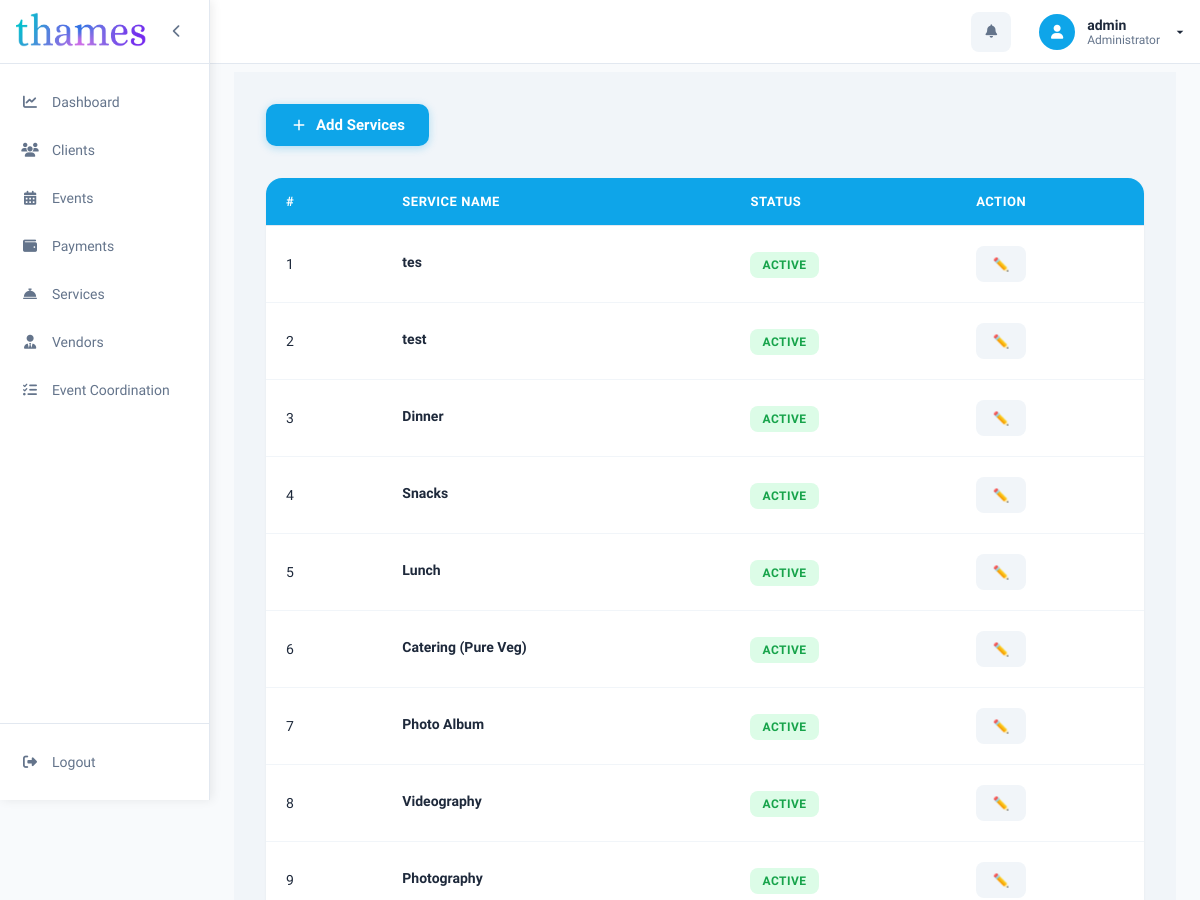
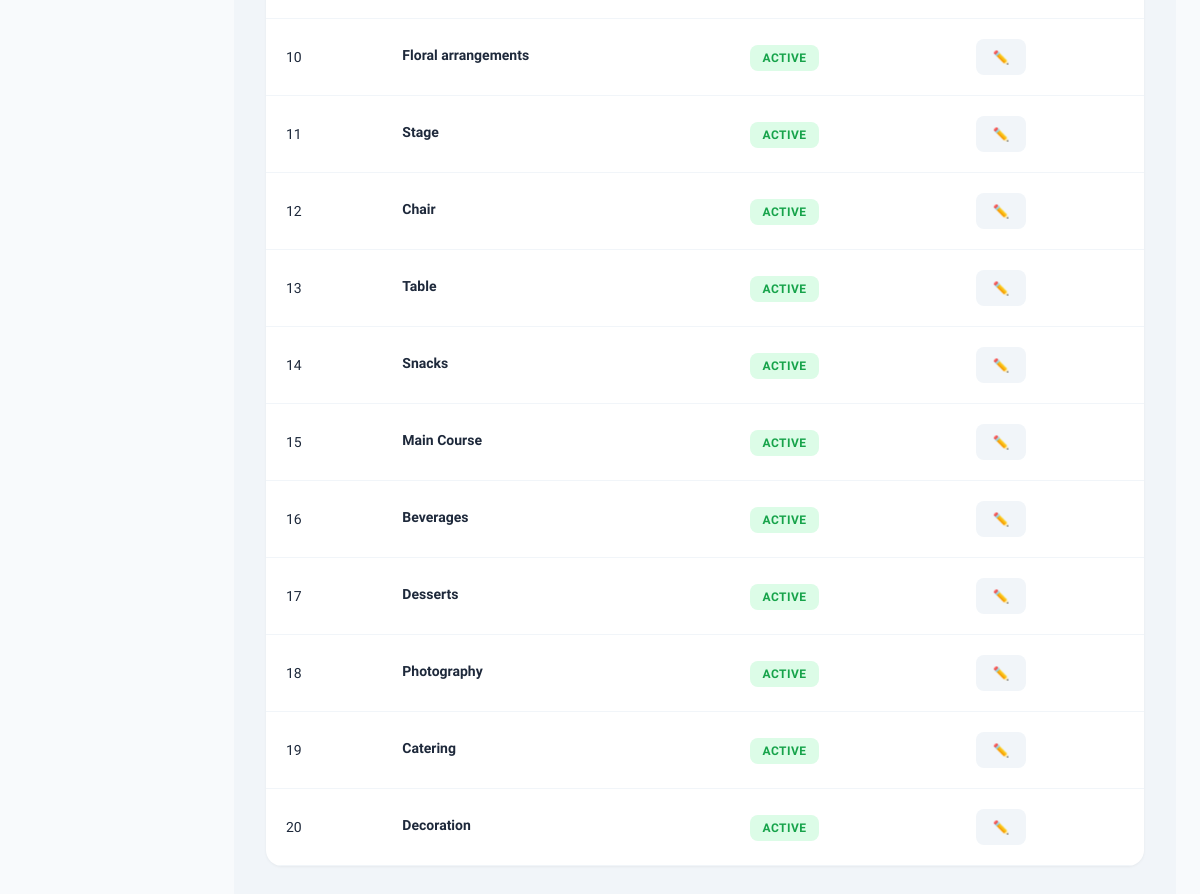
The page /temp/service_view.php on the database its author committed (2 pictures, top to bottom).
### tables this page shows
CREATE TABLE `services` (
  `id` int(11) NOT NULL,
  `name` varchar(50) DEFAULT NULL,
  `parent_id` int(11) DEFAULT NULL,
  `is_active` tinyint(1) DEFAULT 1
);

### temp/service_view.php (the view, shortened to what this page needs)
<?php
include('config/db.php');
?>
<?php include 'includes/sidebar.php'; ?>
<main class="main-content">
    <div class="clients-container">
        <div class="page-header">
            <button class="btn-add-client" onclick="openModal()">
                <svg viewBox="0 0 24 24" xmlns="http://www.w3.org/2000/svg">
                    <path fill="currentColor" d="M19 13h-6v6h-2v-6H5v-2h6V5h2v6h6v2z" />
                </svg>
                Add Services
            </button>
        </div>
        <?php
        $services = [];
        $result = mysqli_query($conn, "SELECT id, name, is_active FROM services ORDER BY id DESC");
        if ($result) {
            while ($row = mysqli_fetch_assoc($result)) {
                $services[] = $row;
            }
        }
        ?>
        <div class="table-container">
            <table class="clients-table">
                <thead>
                    <tr>
                        <th>#</th>
                        <th>Service Name</th>
                        <th>Status</th>
                        <th>Action</th>
                    </tr>
                </thead>
                <tbody>
                    <?php if (!empty($services)): ?>
                        <?php $i = 1;
                        foreach ($services as $service): ?>
                            <tr>
                                <td><?= $i++; ?></td>
                                <td>
                                    <div class="client-name"><?= htmlspecialchars($service['name']); ?></div>
                                </td>
                                <td>
                                    <?php if ($service['is_active']): ?>
                                        <span class="status-badge status-active">Active</span>
                                    <?php else: ?>
                                        <span class="status-badge status-inactive">Inactive</span>
                                    <?php endif; ?>
                                </td>
                                <td>
                                    <div class="action-buttons">
                                        <button
                                            class="action-btn edit-btn"
                                            onclick="editService(this)"
                                            data-id="<?= $service['id']; ?>"
                                            data-name="<?= htmlspecialchars($service['name'], ENT_QUOTES); ?>"
                                            data-active="<?= $service['is_active']; ?>">
                                            ✏️
                                        </button>
                                    </div>
                                </td>
                            </tr>
                        <?php endforeach; ?>
                    <?php endif; ?>
                </tbody>
            </table>
        </div>
    </div>
</main>

### includes/sidebar.php (shortened to what this page needs)
<?php
$username = isset($_SESSION['username']) ? $_SESSION['username'] : 'admin';
?>
<!DOCTYPE html>
<html lang="en">
<head>
    <link rel="stylesheet" href="https://cdnjs.cloudflare.com/ajax/libs/font-awesome/6.5.1/css/all.min.css">
</head>
<body>
    <aside class="sidebar" id="sidebar">
        <div class="sidebar-header">
            <div class="logo-container">
                <a href="dashboard.php"><img src="uploads/FinalLogos.png" alt=""></a>
            </div>
            <button class="toggle-btn" id="sidebarToggle">
                <i class="fas fa-chevron-left"></i>
            </button>
        </div>
        <div class="nav-container">
            <ul class="nav-menu">
                <li class="nav-item">
                    <a href="dashboard.php" class="nav-link">
                        <span class="nav-icon">
                            <i class="fas fa-chart-line"></i>
                        </span>
                        <span class="nav-text">Dashboard</span>
                    </a>
                </li>
                <li class="nav-item">
                    <a href="clients.php" class="nav-link">
                        <span class="nav-icon">
                            <i class="fas fa-users"></i>
                        </span>
                        <span class="nav-text">Clients</span>
                    </a>
                </li>
                <li class="nav-item">
                    <a href="events.php" class="nav-link">
                        <span class="nav-icon">
                            <i class="fas fa-calendar-alt"></i>
                        </span>
                        <span class="nav-text">Events</span>
                    </a>
                </li>
                <li class="nav-item">
                    <a href="payment.php" class="nav-link">
                        <span class="nav-icon">
                            <i class="fa-solid fa-wallet"></i>
                        </span>
                        <span class="nav-text">Payments</span>
                    </a>
                </li>
                <li class="nav-item">
                    <a href="services.php" class="nav-link">
                        <span class="nav-icon">
                            <i class="fas fa-concierge-bell"></i>
                        </span>
                        <span class="nav-text">Services</span>
                    </a>
                </li>
                <li class="nav-item">
                    <a href="vendors.php" class="nav-link">
                        <span class="nav-icon">
                            <i class="fas fa-user-tie"></i>
                        </span>
                        <span class="nav-text">Vendors</span>
                    </a>
                </li>
                <li class="nav-item">
                    <a href="event_coordination.php" class="nav-link">
                        <span class="nav-icon">
                            <i class="fa-solid fa-list-check"></i>
                        </span>
                        <span class="nav-text">Event Coordination</span>
                    </a>
                </li>
            </ul>
        </div>
        <div class="logout-container">
            <a href="logout.php" class="nav-link logout">
                <span class="nav-icon">
                    <i class="fas fa-sign-out-alt"></i>
                </span>
                <span class="nav-text">Logout</span>
            </a>
        </div>
    </aside>
    <nav class="topbar">
        <div class="topbar-right">
            <button class="notification-btn" id="notificationBtn">
                <i class="fas fa-bell"></i>
            </button>
            <div class="user-profile" id="userProfile">
                <div class="user-avatar">
                    <i class="fa-solid fa-user"></i>
                </div>
                <div class="user-info">
                    <div class="user-name"><?php echo htmlspecialchars($username); ?></div>
                    <div class="user-role">Administrator</div>
                </div>
                <svg class="dropdown-icon" viewBox="0 0 24 24" xmlns="http://www.w3.org/2000/svg">
                    <path fill="currentColor" d="M7 10l5 5 5-5z"/>
                </svg>
            </div>
        </div>
    </nav>
    <main class="main-content">
    </main>
</body>
</html>

### includes/sidebar.php (style rules this page uses)
:root { --sidebar-width: 210px; --sidebar-collapsed: 64px; --header-height: 64px; --primary: #0ea5e9; --primary-foreground: #ffffff; --background: #ffffff; --card: #ffffff; --foreground: #1e293b; --muted-foreground: #64748b; --accent: #f1f5f9; --border: #e2e8f0; --destructive: #ef4444; --destructive-light: rgba(239, 68, 68, 0.1); }
* { margin: 0; padding: 0; box-sizing: border-box; }
body { font-family: 'Lexend', sans-serif; background: #f8fafc; color: #1e293b; transition: margin-left 0.3s ease; margin-left: var(--sidebar-width); }
.sidebar { position: fixed; left: 0; top: 0; width: var(--sidebar-width); height: 100vh; background: var(--card); border-right: 1px solid var(--border); display: flex; flex-direction: column; transition: width 0.3s cubic-bezier(0.4, 0, 0.2, 1); z-index: 1000; overflow: hidden; box-shadow: 2px 0 10px rgba(0, 0, 0, 0.08); }
.sidebar-header { height: var(--header-height); min-height: var(--header-height); display: flex; align-items: center; justify-content: space-between; padding: 0 16px; border-bottom: 1px solid var(--border); flex-shrink: 0; }
.logo-container { display: flex; align-items: center; gap: 12px; transition: opacity 0.2s ease; overflow: hidden; }
.toggle-btn { background: transparent; border: none; width: 32px; height: 32px; min-width: 32px; border-radius: 6px; display: flex; align-items: center; justify-content: center; cursor: pointer; color: var(--muted-foreground); transition: all 0.2s ease; flex-shrink: 0; }
.toggle-btn i { transition: transform 0.3s ease; }
.nav-container { flex: 1; padding: 16px 8px; overflow-y: auto; overflow-x: hidden; }
.nav-menu { list-style: none; width: 100%; }
.nav-item { margin-bottom: 4px; width: 100%; }
.nav-link { display: flex; align-items: center; gap: 12px; padding: 12px; color: var(--muted-foreground); text-decoration: none; border-radius: 8px; font-size: 14px; font-weight: 500; transition: all 0.2s ease; white-space: nowrap; width: 100%; }
.nav-icon { width: 20px; height: 20px; display: flex; align-items: center; justify-content: center; flex-shrink: 0; }
.nav-text { transition: opacity 0.2s ease; opacity: 1; white-space: nowrap; }
.logout-container { padding: 16px 8px; border-top: 1px solid var(--border); width: 100%; }
.topbar { position: fixed; left: var(--sidebar-width); top: 0; right: 0; height: var(--header-height); background: white; border-bottom: 1px solid var(--border); display: flex; align-items: center; justify-content: flex-end; gap: 16px; z-index: 999; transition: left 0.3s ease; }
.topbar-right { display: flex; align-items: center; gap: 16px; }
.notification-btn { position: relative; width: 40px; height: 40px; border-radius: 8px; background: var(--accent); border: none; cursor: pointer; display: flex; align-items: center; justify-content: center; color: var(--muted-foreground); transition: all 0.2s ease; }
.user-profile { display: flex; align-items: center; gap: 12px; padding: 8px 12px; border-radius: 8px; cursor: pointer; transition: all 0.2s ease; }
.user-avatar { width: 36px; height: 36px; border-radius: 50%; background: var(--primary); color: white; display: flex; align-items: center; justify-content: center; font-size: 14px; font-weight: 600; }
.user-info { display: flex; flex-direction: column; }
.user-name { font-size: 14px; font-weight: 600; color: var(--foreground); }
.user-role { font-size: 12px; color: var(--muted-foreground); }
.dropdown-icon { width: 16px; height: 16px; transition: transform 0.2s ease; }
.main-content { padding: 24px; }
.logo-container { display:flex; width:100% }
.logo-container img { width:130px; height:35px; }

### rows shown on the page
services: name "tes", is_active "ACTIVE"
services: name "test", is_active "ACTIVE"
services: name "Dinner", is_active "ACTIVE"
services: name "Snacks", is_active "ACTIVE"
services: name "Lunch", is_active "ACTIVE"
services: name "Catering (Pure Veg)", is_active "ACTIVE"
services: name "Photo Album", is_active "ACTIVE"
services: name "Videography", is_active "ACTIVE"
services: name "Photography", is_active "ACTIVE"
services: name "Floral arrangements", is_active "ACTIVE"
services: name "Stage", is_active "ACTIVE"
services: name "Chair", is_active "ACTIVE"
services: name "Table", is_active "ACTIVE"
services: name "Snacks", is_active "ACTIVE"
services: name "Main Course", is_active "ACTIVE"
services: name "Beverages", is_active "ACTIVE"
services: name "Desserts", is_active "ACTIVE"
services: name "Photography", is_active "ACTIVE"
services: name "Catering", is_active "ACTIVE"
services: name "Decoration", is_active "ACTIVE"

### other values the page prints
$username "admin"
